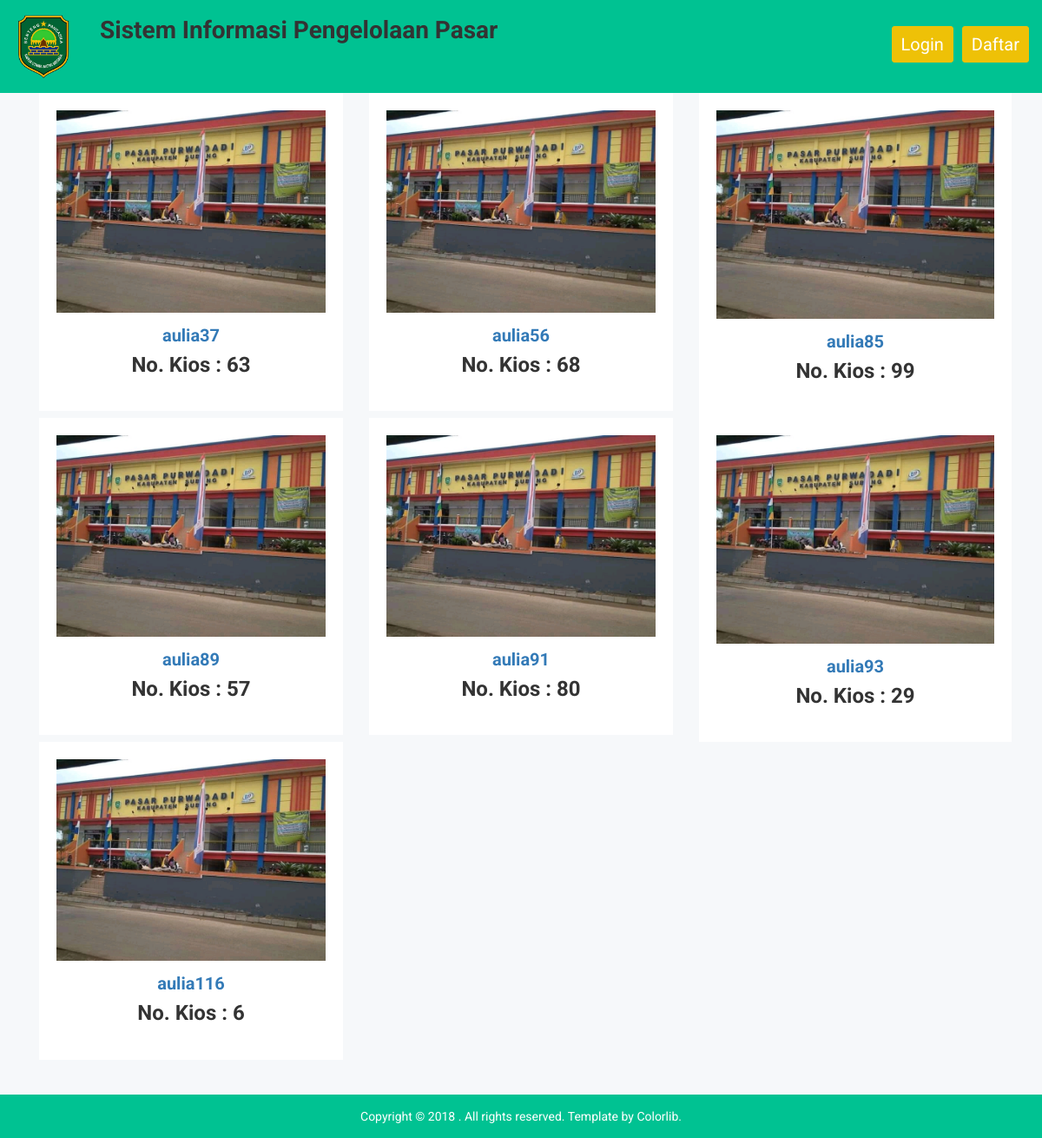
The page /pasar/data_pedagang/29 on the database its author committed.
### tables this page shows
CREATE TABLE `pedagang` (
  `id_pedagang` int(11) NOT NULL,
  `nik` varchar(100) NOT NULL,
  `id_user` varchar(191) NOT NULL,
  `nama_pedagang` varchar(100) NOT NULL,
  `alamat` varchar(100) NOT NULL,
  `id_pasar` varchar(100) DEFAULT NULL,
  `no_kios` varchar(100) NOT NULL,
  `foto_kios` varchar(191) NOT NULL,
  `jenis_pedagang` enum('pkl','kios','los','') NOT NULL,
  `status` enum('buka','tutup') NOT NULL,
  `foto` varchar(191) DEFAULT NULL,
  `alasan` text DEFAULT NULL
);

### application/controllers/Pasar.php (called while the page is built, shortened)
<?php
class Pasar extends CI_Controller
{
  public function data_pedagang($id_pasar)
  {
    $this->db->join('pasar', 'pedagang.id_pasar = pasar.id_pasar');
    $data['pedagang'] = $this->db->get_where('pedagang', [
      'pedagang.id_pasar'  => $id_pasar
    ])->result_array();
    $this->load->view('data_pedagang', $data);
  }
}

### index.php (called while the page is built, shortened)
<?php
require_once BASEPATH.'core/CodeIgniter.php';

### application/views/data_pedagang.php (the view, shortened to what this page needs)
<div class="animation-area">
    <div class="container">
      <?php
        $j  = 1;
        for ($i=0; $i < count($pedagang); $i++) {
          $key  = $pedagang[$i];
          if ($j % 3 == 0) { ?>
            <div class="row">
          <?php } ?>
          <div class="col-lg-4 col-md-4 col-sm-4 col-xs-12">
              <div class="animation-single-int">
                  <div class="animation-img mg-b-15">
                      <img class="animate-one" src="<?= base_url('assets/img/' . $key['foto_kios']); ?>" alt="" />
                  </div>
                  <div class="animation-ctn-hd">
                      <h2 class="text-center"><a href="<?= base_url('pasar/pedagang/' . $key['id_pedagang']); ?>"><?= $key['nama_pedagang']; ?></a></h2>
                      <h3 class="text-center">No. Kios  : <?= $key['no_kios']; ?></h3>
                  </div>
              </div>
          </div>
          <?php if ($j % 3 == 0) { ?>
            </div>
          <?php }
          $j++;
        }
      ?>
    </div>
</div>

### assets/css/animation/animation-custom.css (style rules this page uses)
.animation-single-int { padding:20px; background:#fff; }

### assets/css/main.css (style rules this page uses)
html { color: #222; font-size: 1em; line-height: 1.4; }
audio, canvas, iframe, img, svg, video { vertical-align: middle; }

### rows shown on the page
pedagang: foto_kios (picture), nama_pedagang "aulia37", no_kios "63"
pedagang: foto_kios (picture), nama_pedagang "aulia56", no_kios "68"
pedagang: foto_kios (picture), nama_pedagang "aulia85", no_kios "99"
pedagang: foto_kios (picture), nama_pedagang "aulia89", no_kios "57"
pedagang: foto_kios (picture), nama_pedagang "aulia91", no_kios "80"
pedagang: foto_kios (picture), nama_pedagang "aulia93", no_kios "29"
pedagang: foto_kios (picture), nama_pedagang "aulia116", no_kios "6"
